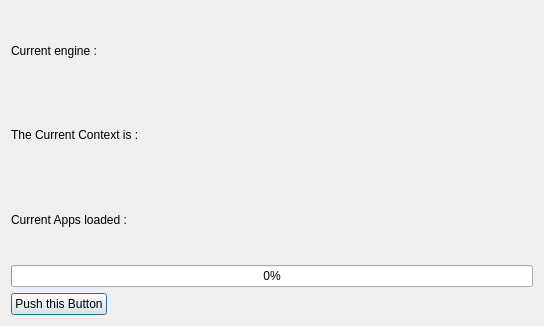
<?xml version="1.0" encoding="UTF-8"?>
<ui version="4.0">
 <class>Dialog</class>
 <widget class="QDialog" name="Dialog">
  <property name="geometry">
   <rect>
    <x>0</x>
    <y>0</y>
    <width>544</width>
    <height>326</height>
   </rect>
  </property>
  <property name="font">
   <font>
    <weight>50</weight>
    <italic>false</italic>
    <bold>false</bold>
    <underline>false</underline>
    <strikeout>false</strikeout>
    <kerning>true</kerning>
   </font>
  </property>
  <property name="acceptDrops">
   <bool>false</bool>
  </property>
  <property name="windowTitle">
   <string>The Current Sgtk Environment</string>
  </property>
  <property name="autoFillBackground">
   <bool>false</bool>
  </property>
  <property name="modal">
   <bool>false</bool>
  </property>
  <layout class="QVBoxLayout" name="verticalLayout">
   <item>
    <widget class="QLabel" name="engine">
     <property name="sizePolicy">
      <sizepolicy hsizetype="Expanding" vsizetype="Expanding">
       <horstretch>0</horstretch>
       <verstretch>0</verstretch>
      </sizepolicy>
     </property>
     <property name="text">
      <string>Current engine :</string>
     </property>
    </widget>
   </item>
   <item>
    <widget class="QLabel" name="context">
     <property name="sizePolicy">
      <sizepolicy hsizetype="Expanding" vsizetype="Expanding">
       <horstretch>0</horstretch>
       <verstretch>0</verstretch>
      </sizepolicy>
     </property>
     <property name="text">
      <string>The Current Context is : </string>
     </property>
     <property name="alignment">
      <set>Qt::AlignLeading|Qt::AlignLeft|Qt::AlignVCenter</set>
     </property>
    </widget>
   </item>
   <item>
    <widget class="QLabel" name="apps">
     <property name="sizePolicy">
      <sizepolicy hsizetype="Expanding" vsizetype="Expanding">
       <horstretch>0</horstretch>
       <verstretch>0</verstretch>
      </sizepolicy>
     </property>
     <property name="text">
      <string>Current Apps loaded : </string>
     </property>
    </widget>
   </item>
   <item>
    <widget class="QProgressBar" name="progressBar">
     <property name="value">
      <number>0</number>
     </property>
    </widget>
   </item>
   <item>
    <widget class="QPushButton" name="pushBut">
     <property name="enabled">
      <bool>true</bool>
     </property>
     <property name="sizePolicy">
      <sizepolicy hsizetype="Fixed" vsizetype="Fixed">
       <horstretch>0</horstretch>
       <verstretch>0</verstretch>
      </sizepolicy>
     </property>
     <property name="font">
      <font>
       <weight>50</weight>
       <italic>false</italic>
       <bold>false</bold>
       <underline>false</underline>
       <kerning>true</kerning>
      </font>
     </property>
     <property name="mouseTracking">
      <bool>true</bool>
     </property>
     <property name="toolTip">
      <string>Press this button ... and see what happens :)</string>
     </property>
     <property name="layoutDirection">
      <enum>Qt::LeftToRight</enum>
     </property>
     <property name="text">
      <string>Push this Button</string>
     </property>
     <property name="checkable">
      <bool>false</bool>
     </property>
    </widget>
   </item>
  </layout>
 </widget>
 <resources>
  <include location="resources.qrc"/>
 </resources>
 <connections/>
</ui>
